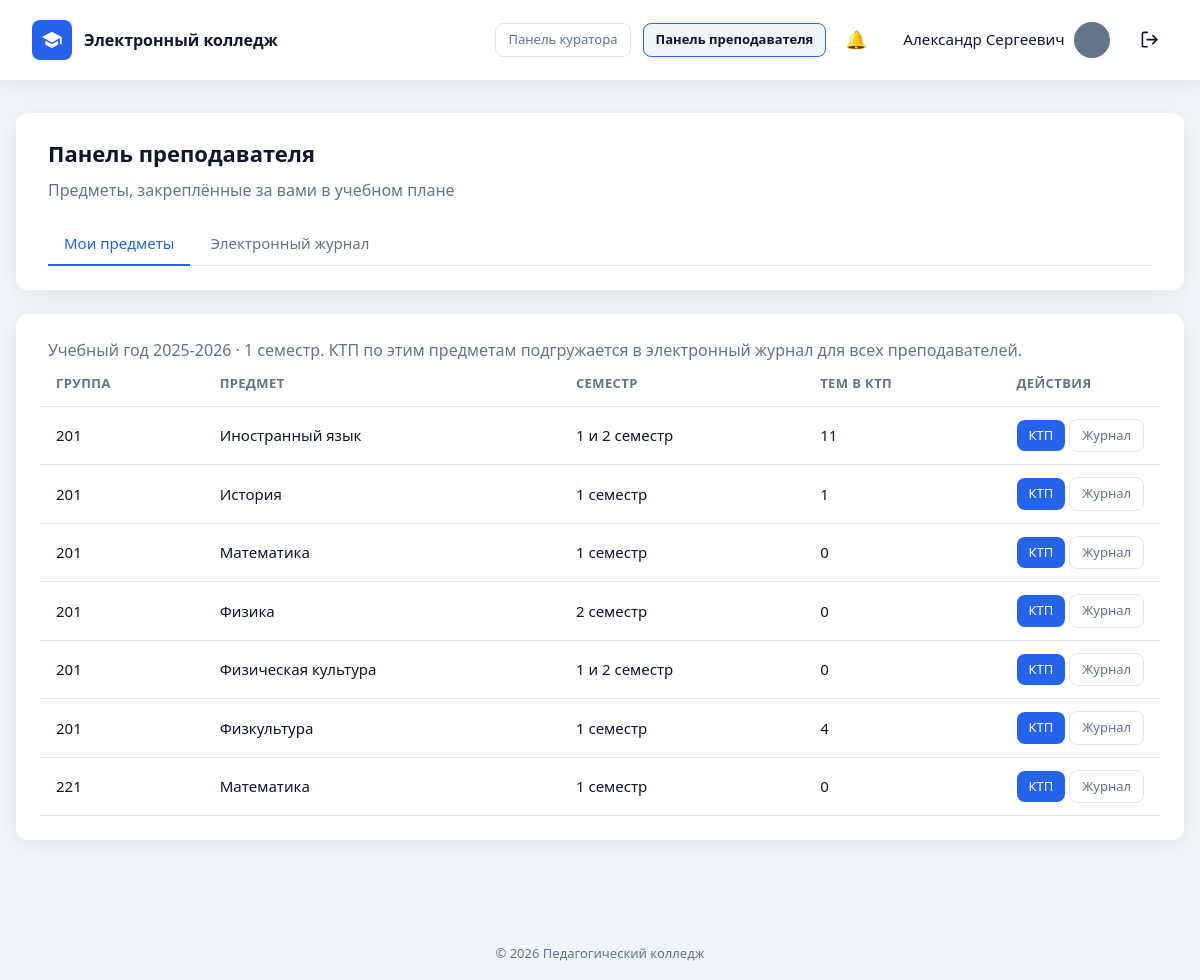
Page /teacher/subjects.php (signed in) on the earlier database version.
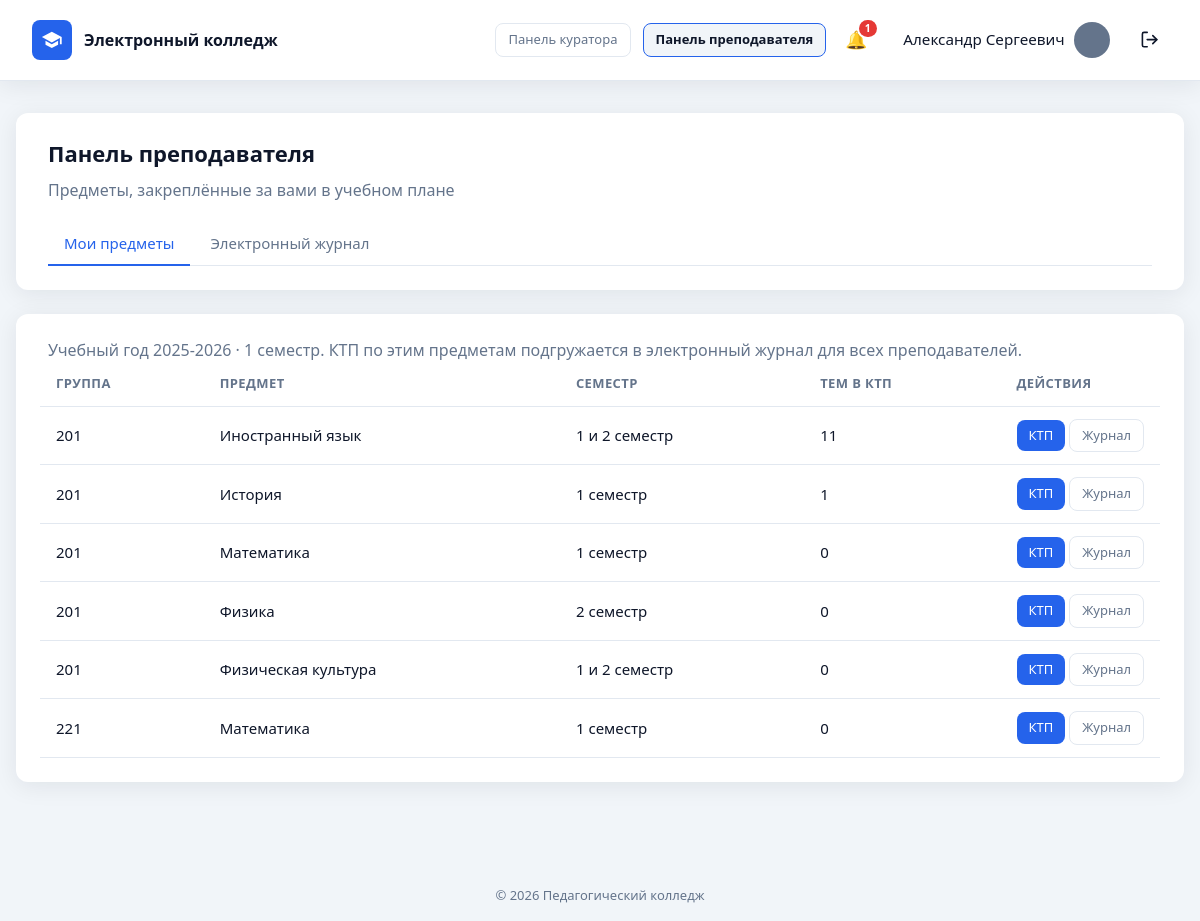
Same page on the later database version.
### tables this page shows
CREATE TABLE `curriculum_items` (
  `id` int UNSIGNED NOT NULL,
  `curriculum_plan_id` int UNSIGNED NOT NULL,
  `subject_id` int UNSIGNED NOT NULL,
  `teacher_id` int UNSIGNED DEFAULT NULL,
  `semester` enum('1','2','both') NOT NULL,
  `sort_order` int UNSIGNED NOT NULL DEFAULT '1',
  `created_at` datetime NOT NULL DEFAULT CURRENT_TIMESTAMP,
  `updated_at` datetime NOT NULL DEFAULT CURRENT_TIMESTAMP ON UPDATE CURRENT_TIMESTAMP
);

CREATE TABLE `study_groups` (
  `id` int UNSIGNED NOT NULL,
  `number` varchar(50) NOT NULL,
  `specialty_id` int UNSIGNED NOT NULL,
  `curator_id` int UNSIGNED DEFAULT NULL,
  `created_at` datetime NOT NULL DEFAULT CURRENT_TIMESTAMP,
  `updated_at` datetime NOT NULL DEFAULT CURRENT_TIMESTAMP ON UPDATE CURRENT_TIMESTAMP
);

CREATE TABLE `subjects` (
  `id` int UNSIGNED NOT NULL,
  `name` varchar(255) NOT NULL,
  `created_at` datetime NOT NULL DEFAULT CURRENT_TIMESTAMP
);

### includes/auth.php (called while the page is built, shortened)
<?php
function e(?string $value): string
{
    return htmlspecialchars($value ?? '', ENT_QUOTES | ENT_SUBSTITUTE, 'UTF-8');
}
function app_base_path(): string
{
    $dir = dirname($_SERVER['SCRIPT_NAME'] ?? '');
    foreach (['/admin', '/deputy', '/curator', '/teacher', '/educator', '/student', '/curriculum'] as $sub) {
        if (str_ends_with($dir, $sub)) {
            $dir = dirname($dir);
            break;
        }
    }
    return rtrim(str_replace('\\', '/', $dir), '/') . '/';
}
function current_user(): ?array
{
    if (!array_key_exists('_current_user_cache', $GLOBALS)) {
        $stmt = db()->prepare(
            'SELECT id, email, full_name, role, is_active,
                    phone, position, education, additional_info, avatar
             FROM users WHERE id = ? LIMIT 1'
        );
        $stmt->execute([(int) $_SESSION['user_id']]);
    }
    return $GLOBALS['_current_user_cache'];
}
function is_logged_in(): bool
{
    return current_user() !== null;
}
function require_login(): void
{
    if (!is_logged_in()) {
        redirect_to('login.php');
    }
}
function require_teacher_panel(): void
{
    require_login();
}

### includes/migrations.php (called while the page is built, shortened)
<?php
function ensure_user_roles_schema(PDO $pdo): void
{
    $done = true;
    $stmt = $pdo->query("SHOW TABLES LIKE 'user_roles'");
    if ($stmt->fetch()) {
        return;
    }
}
function ensure_organization_schema(PDO $pdo): void
{
    $done = true;
    $stmt = $pdo->query("SHOW TABLES LIKE 'organization'");
    if ($stmt->fetch()) {
        return;
    }
}
function run_migrations(PDO $pdo): void
{
    ensure_user_roles_schema($pdo);
    ensure_organization_schema($pdo);
    ensure_curriculum_schema($pdo);
    ensure_students_schema($pdo);
    ensure_gradebook_schema($pdo);
    ensure_attendance_schema($pdo);
    ensure_journal_schema($pdo);
    ensure_journal_brs_schema($pdo);
    ensure_ktp_schema($pdo);
}
function ensure_students_schema(PDO $pdo): void
{
    $done = true;
    $curatorCol = $pdo->query("SHOW COLUMNS FROM study_groups LIKE 'curator_id'")->fetch();
    $stmt = $pdo->query("SHOW TABLES LIKE 'students'");
    if ($stmt->fetch()) {
        return;
    }
}
function ensure_curriculum_schema(PDO $pdo): void
{
    $done = true;
    $stmt = $pdo->query("SHOW TABLES LIKE 'subjects'");
    if ($stmt->fetch()) {
        return;
    }
}
function ensure_gradebook_schema(PDO $pdo): void
{
    $done = true;
    $stmt = $pdo->query("SHOW TABLES LIKE 'app_settings'");
    $col = $pdo->query("SHOW COLUMNS FROM app_settings LIKE 'setting_value'")->fetch();
    $stmt = $pdo->query("SHOW TABLES LIKE 'grade_entries'");
    if ($stmt->fetch()) {
        return;
    }
}
function ensure_attendance_schema(PDO $pdo): void
{
    $done = true;
    $stmt = $pdo->query("SHOW TABLES LIKE 'attendance_reasons'");
    $stmt = $pdo->query("SHOW TABLES LIKE 'attendance_days'");
    if ($stmt->fetch()) {
        return;
    }
}
function ensure_journal_schema(PDO $pdo): void
{
    $done = true;
    $teacherCol = $pdo->query("SHOW COLUMNS FROM curriculum_items LIKE 'teacher_id'")->fetch();
    $stmt = $pdo->query("SHOW TABLES LIKE 'journal_lessons'");
    if ($stmt->fetch()) {
        return;
    }
}
function ensure_journal_brs_schema(PDO $pdo): void
{
    $done = true;
    $stmt = $pdo->query("SHOW TABLES LIKE 'journal_grades'");
    $markCol = $pdo->query("SHOW COLUMNS FROM journal_grades LIKE 'mark'")->fetch();
}
function ensure_ktp_schema(PDO $pdo): void
{
    $stmt = $pdo->query("SHOW TABLES LIKE 'ktp_topics'");
    $lessonTypeCol = $pdo->query("SHOW COLUMNS FROM ktp_topics LIKE 'lesson_type'")->fetch();
    if (!$lessonTypeCol) {
        $pdo->exec(
            "ALTER TABLE ktp_topics
             ADD lesson_type ENUM(
                'lecture', 'practice', 'independent',
                'diff_credit', 'credit', 'exam', 'control'
             ) NOT NULL DEFAULT 'lecture' AFTER title,
             ADD hours DECIMAL(4,1) NOT NULL DEFAULT 2.0 AFTER lesson_type"
        );
    } else {
        $typeDef = (string) ($lessonTypeCol['Type'] ?? '');
    }
    $stmt = $pdo->query("SHOW TABLES LIKE 'journal_lessons'");
    $topicCol = $pdo->query("SHOW COLUMNS FROM journal_lessons LIKE 'ktp_topic_id'")->fetch();
}

### includes/db.php (called while the page is built, shortened)
<?php
function db(): PDO
{
    static $pdo = null;
    if ($pdo === null) {
        $config = require __DIR__ . '/../config/database.php';
        $dsn = sprintf(
            'mysql:host=%s;dbname=%s;charset=%s',
            $config['host'],
            $config['dbname'],
            $config['charset']
        );
        $pdo = new PDO($dsn, $config['username'], $config['password'], [
            PDO::ATTR_ERRMODE            => PDO::ERRMODE_EXCEPTION,
            PDO::ATTR_DEFAULT_FETCH_MODE => PDO::FETCH_ASSOC,
            PDO::ATTR_EMULATE_PREPARES   => false,
        ]);
        require_once __DIR__ . '/migrations.php';
        run_migrations($pdo);
    }
    return $pdo;
}

### teacher/subjects.php (the view, shortened to what the changed rows need)
<?php
require_once __DIR__ . '/../includes/auth.php';
require_teacher_panel();
$period = get_active_gradebook_period();
$assignedSubjects = get_teacher_assigned_subjects((int) current_user()['id'], $period['academic_year']);
$showHeader = true;
$basePath = '../';
require __DIR__ . '/../includes/header.php';
?>
<div class="dashboard dashboard--wide">
    <section class="panel">
        <div class="panel__header">
            <div>
                <h1>Панель преподавателя</h1>
            </div>
        </div>
    </section>
    <section class="panel">
        <?php if ($assignedSubjects === []): ?>
            <p class="text-muted">Нет закреплённых предметов в текущем учебном году.</p>
        <?php else: ?>
            <div class="table-wrap">
                <table class="table">
                    <thead>
                        <tr>
                            <th>Группа</th>
                            <th>Предмет</th>
                            <th>Семестр</th>
                            <th>Тем в КТП</th>
                            <th class="table__actions-col">Действия</th>
                        </tr>
                    </thead>
                    <tbody>
                        <?php foreach ($assignedSubjects as $subject): ?>
                        <tr>
                            <td><?= e($subject['group_number']) ?></td>
                            <td><?= e($subject['subject_name']) ?></td>
                            <td><?= e(semester_label($subject['semester'])) ?></td>
                            <td><?= (int) $subject['ktp_count'] ?></td>
                            <td class="table__actions">
                                <a
                                    href="ktp.php?item_id=<?= (int) $subject['curriculum_item_id'] ?>"
                                    class="btn btn--primary btn--sm"
                                >КТП</a>
                                <a
                                    href="journal.php?group_id=<?= (int) $subject['group_id'] ?>&item_id=<?= (int) $subject['curriculum_item_id'] ?>"
                                    class="btn btn--ghost btn--sm"
                                >Журнал</a>
                            </td>
                        </tr>
                        <?php endforeach; ?>
                    </tbody>
                </table>
            </div>
        <?php endif; ?>
    </section>
</div>
<?php require __DIR__ . '/../includes/footer.php'; ?>

### includes/header.php (shortened to what the changed rows need)
<!DOCTYPE html>
<html lang="ru">
<head>
    <?php $basePath = $basePath ?? ''; ?>
    <link rel="stylesheet" href="<?= e($basePath) ?>assets/css/style.css">
</head>
<body>
    <div class="page">
        <?php if (!empty($showHeader)): ?>
        <header class="header">
            <?php if (is_logged_in()): ?>
            <?php
            $headerUser = current_user();
            $appBase = app_base_path();
            require_once __DIR__ . '/notifications.php';
            $headerUnreadCount = get_unread_notifications_count((int) $headerUser['id']);
            ?>
            <nav class="header__nav">
                <a
                    href="<?= e($appBase) ?>notifications.php"
                    class="header__notify-btn<?= basename((string) ($_SERVER['SCRIPT_NAME'] ?? '')) === 'notifications.php' ? ' is-active' : '' ?>"
                    title="Уведомления"
                >
                    <span class="header__notify-icon" aria-hidden="true">🔔</span>
                    <?php if ($headerUnreadCount > 0): ?>
                    <span class="header__notify-badge"><?= $headerUnreadCount > 99 ? '99+' : (int) $headerUnreadCount ?></span>
                    <?php endif; ?>
                </a>
            </nav>
            <?php endif; ?>
        </header>
        <?php endif; ?>
        <main class="main">

Differences in the rows shown:
no longer on this page (row edited): curriculum_items: study_groups.number "201", subject.name "Физкультура", semester "1 семестр", ktp_count "4"
Other differences:
$headerUnreadCount: (not shown) → "1"
